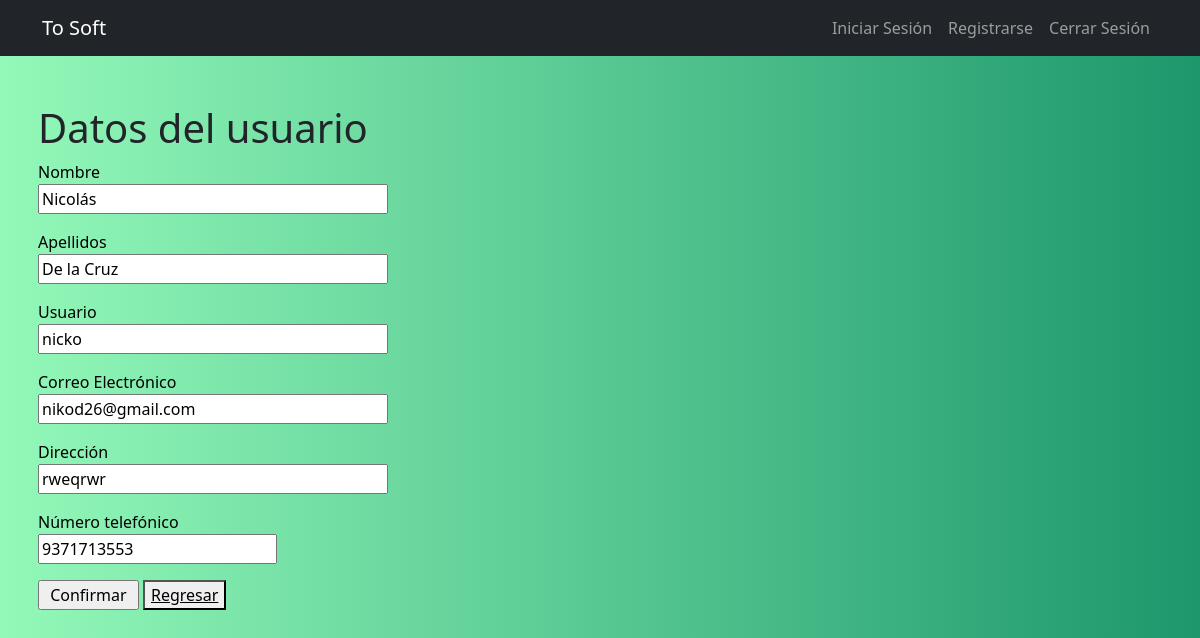
Screenshot of /menuclient/edit_User (signed in) with the database file from the repository.
### app/models.py (models this page shows, shortened)
class User(UserMixin, db.Model):
    __tablename__ = "users"
    id = Column(Integer, primary_key=True)
    name = Column(String(100))
    last_names = Column(String(100))
    username = Column(String(100), unique=True)
    password_hash = Column(String(100))
    email = Column(String(100), unique=True)
    address = Column(String(100))
    phone = Column(String(100), unique=True)
    ordersServ = relationship("OrderServ", backref="owner", lazy = "dynamic")

### app/routes.py (the view)
@app.route('/menuclient/edit_User', methods=['GET', 'POST'])
@login_required
def edit_User():
    form = EditUserForm()
    if form.validate_on_submit():
        current_user.name = form.name.data
        current_user.last_names = form.last_names.data
        current_user.username = form.username.data
        current_user.email = form.email.data
        current_user.address = form.address.data
        current_user.phone = form.phone.data
        db.session.commit()
        flash('Se han guardado los cambios')
        return redirect(url_for('edit_User'))
    elif request.method == 'GET':
        form.name.data = current_user.name
        form.last_names.data = current_user.last_names
        form.username.data = current_user.username
        form.email.data = current_user.email
        form.address.data = current_user.address
        form.phone.data = current_user.phone
    return render_template('edit_User.html', title="Datos de usuario", form=form)

### app/forms.py
class EditUserForm(FlaskForm):
    name = StringField("Nombre", validators=[DataRequired("Campo obligatorio")])
    last_names = StringField("Apellidos", validators=[DataRequired("Campo obligatorio")])
    username = StringField("Usuario", validators=[DataRequired("Campo obligatorios")])
    email = EmailField("Correo Electrónico", validators=[DataRequired("Campo obligatorio")])
    address = StringField("Dirección", validators=[DataRequired("Campo obligatorio")])
    phone = IntegerField("Número telefónico", validators=[DataRequired("Campo obligatiorio")])
    submit = SubmitField(" Confirmar ")

### app/models.py (called while the page is built)
@login.user_loader
def load_user(id):
    return User.query.get(int(id))

### app/templates/edit_User.html (shortened to what this page needs)
{% extends "base.html" %}
{% block content %}
    <h1>Datos del usuario</h1>
    <form action="" method="post">
        <p>
            {{ form.name.label }}<br>
            {{ form.name(size=32) }}<br>
        </p>
        <p>
            {{ form.last_names.label }}<br>
            {{ form.last_names(size=32) }}<br>
        </p>
        <p>
            {{ form.username.label }}<br>
            {{ form.username(size=32) }}<br>
        </p>
        <p>
            {{ form.email.label }}<br>
            {{ form.email(size=32) }}<br>
        </p>
        <p>
            {{ form.address.label }}<br>
            {{ form.address(size=32) }}<br>
        </p>
        <p>
            {{ form.phone.label }}<br>
            {{ form.phone(size=32) }}<br>
        </p>
        <p>{{ form.submit() }}
        <button> <a href="{{ url_for ('menuclient') }}"> Regresar </a> </button>
    </form>
{% endblock %}

### app/static/css/styles.css (style rules this page uses)
body { background: #1D976C; background: -webkit-linear-gradient(to right, #93F9B9, #1D976C); background: linear-gradient(to right, #93F9B9, #1D976C); }
a { color: rgb(0, 0, 0); }
p { color: #000; }

### rows the page displays
User: name "Nicolás", last_names "De la Cruz", username "nicko", email "nikod26@gmail.com", address "rweqrwr", phone "9371713553"
